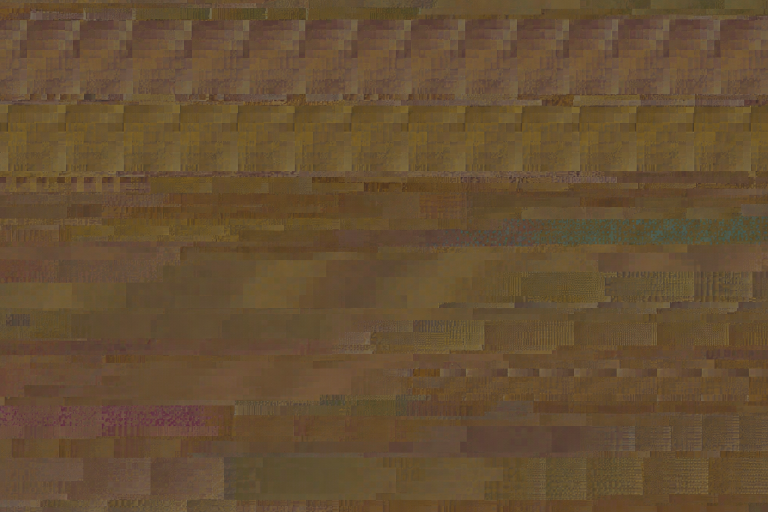
#> input picture tools/visitor-ui/room-proto/gen/eyeglitch-a1.png, 1536 x 1024 px (shown at 1/2 size); its folder holds 3 pictures in this run
$ python make-eye-glitch.py
#> lines starting #> are read from the running program, lines starting #| are printed output that depends on the picture
# -*- coding: utf-8 -*-
"""目より上の乱れの材料を、舞台が読む形へ焼く。

gen/eyeglitch-{a,b,c}1.png（Codex に描かせた「壊れた画像データ」の絵）→ layers/eyeglitch-{a,b,c}.jpg

絵の形は変えない。変えるのは明るさの幅と色だけ:
- 生成された絵は明暗の幅が狭く（輝度の 2%点〜98%点が 0.26〜0.36）、焦げ茶一色で、博士の肌と同じ色に見える。
  肌と読めないように彩度を落として灰へ寄せ、明暗の幅を広げる
- 黒い面は作らない（下限を LO で止める）。光って見えないように上限を HI で止める

使い方: py -3.11 tools/visitor-ui/room-proto/make-eye-glitch.py
"""
import io
import os
import sys

import numpy as np
from PIL import Image

HERE = os.path.dirname(os.path.abspath(__file__))
LO, HI = 0.08, 0.44          # 焼いた後の輝度の 2%点と 98%点
KEEP_CHROMA = 0.5            # 元の色みを残す割合
TINT = (0.97, 1.00, 0.98)    # ほぼ無彩の灰（肌の橙にも、発光する色にも寄せない）
ACCENT = 1.5                 # 差し色（青緑・赤紫）の粒は元の彩度を保つ側へ戻す


def bake(name):
#> called with name = 'a'
    src = os.path.join(HERE, 'gen', f'eyeglitch-{name}1.png')
    a = np.asarray(Image.open(src).convert('RGB')).astype(np.float32) / 255.0
    lum = a @ np.array([0.299, 0.587, 0.114], dtype=np.float32)
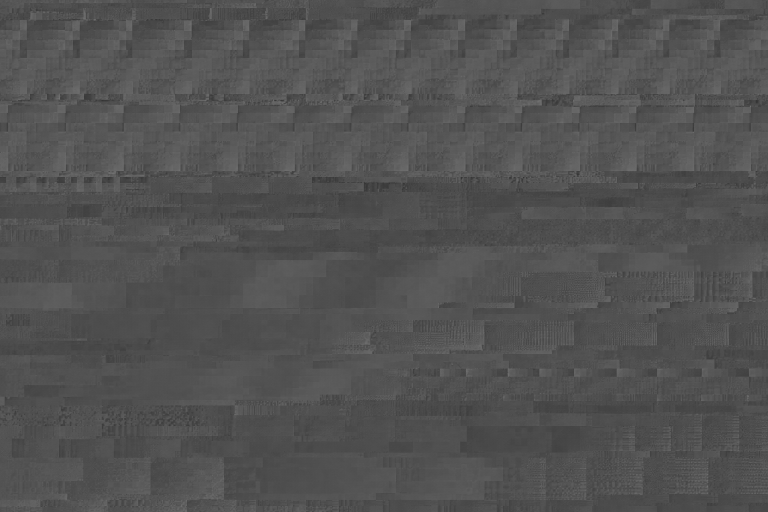
#> lum: shape (1024, 1536) float32 (shown at 1/2 size); min 0.174, max 0.487, mean 0.324
    p2, p98 = np.percentile(lum, [2, 98])
#> p2 = 0.272; p98 = 0.386
    out_l = LO + (lum - p2) / max(1e-4, p98 - p2) * (HI - LO)
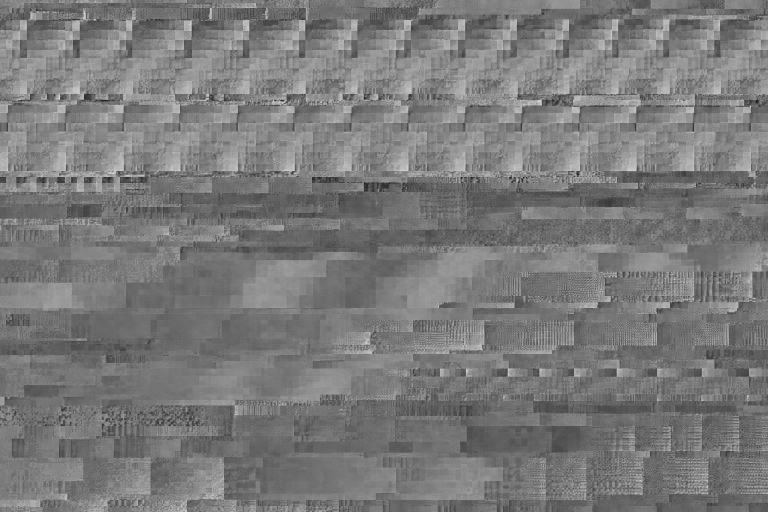
#> out_l: shape (1024, 1536) float32 (shown at 1/2 size); min -0.228, max 0.758, mean 0.244; drawn with min black and max white
    out_l = np.clip(out_l, LO * 0.75, HI * 1.18)
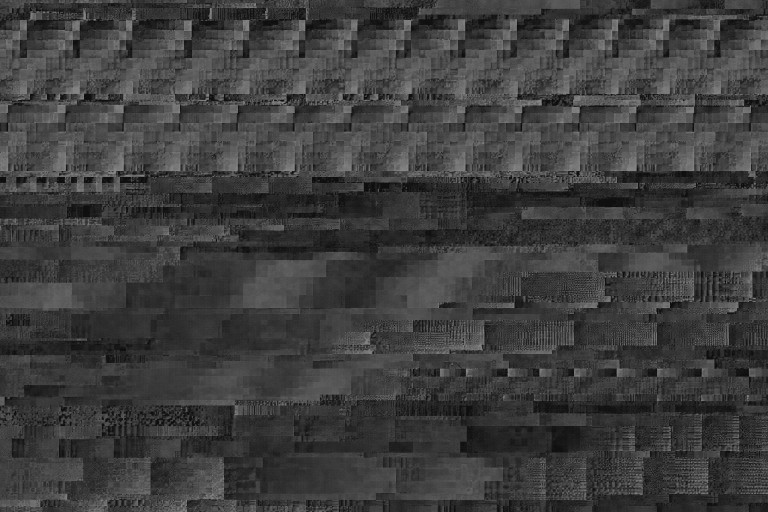
#> out_l: shape (1024, 1536) float32 (shown at 1/2 size); min 0.06, max 0.519, mean 0.244
    chroma = a - lum[..., None]
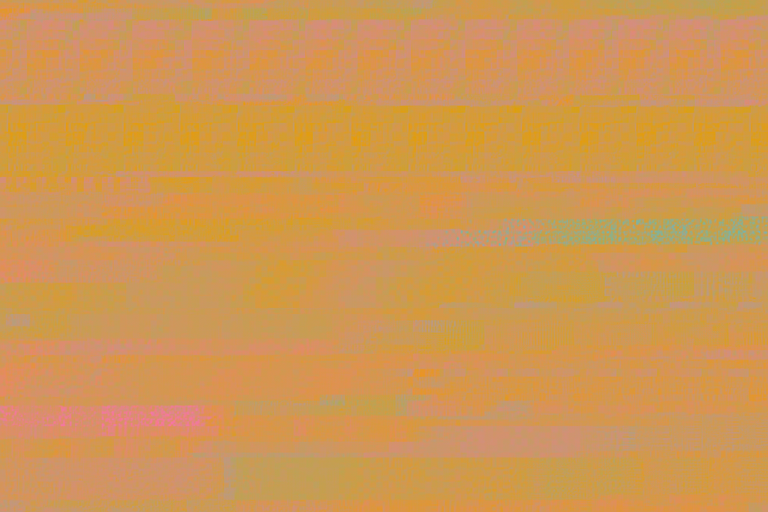
#> chroma: shape (1024, 1536, 3) float32 (shown at 1/2 size); mean R, G, B 0.0754, -0.0147, -0.122; drawn with min black and max white
    # 地の焦げ茶（赤 > 緑 > 青）は落とし、青緑と赤紫の粒（青が緑か赤を上回る画素）は残す
    accent = np.clip((a[..., 2] - np.minimum(a[..., 0], a[..., 1])) * 12, 0, 1)[..., None]
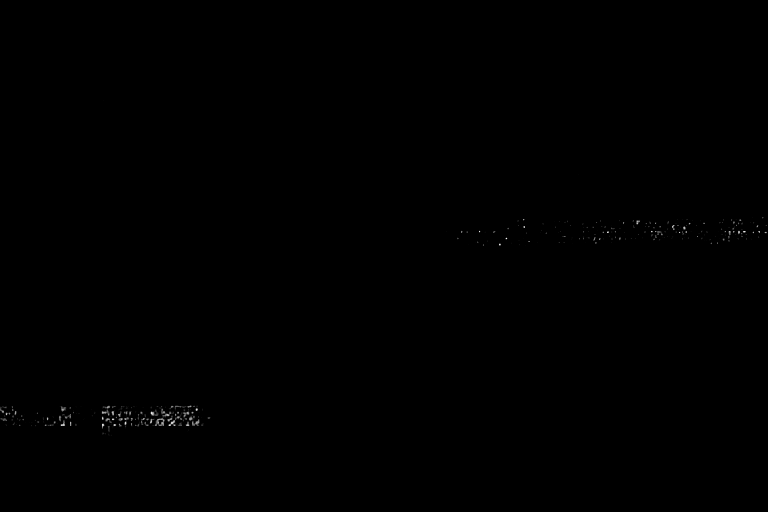
#> accent: shape (1024, 1536, 1) float32 (shown at 1/2 size); min 0, max 1, mean 0.00104
    keep = KEEP_CHROMA + (ACCENT - KEEP_CHROMA) * accent
    gain = (out_l / np.maximum(lum, 1e-3))[..., None]
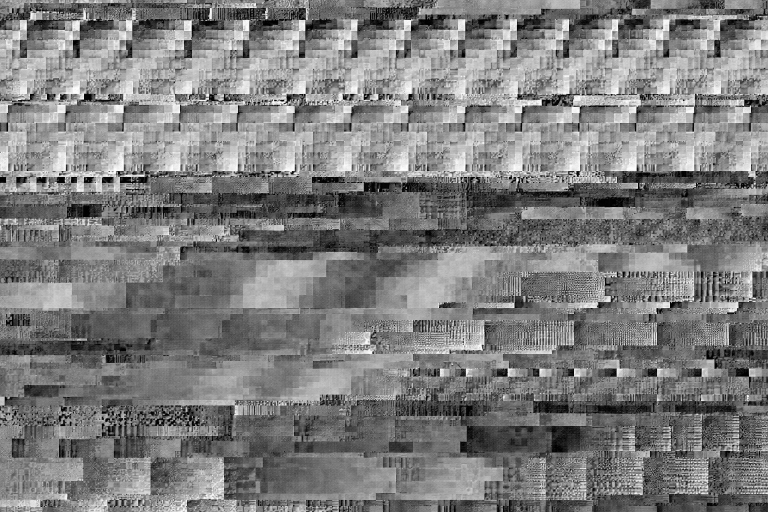
#> gain: shape (1024, 1536, 1) float32 (shown at 1/2 size); min 0.226, max 1.26, mean 0.737; drawn with min black and max white
    rgb = out_l[..., None] * np.array(TINT, dtype=np.float32) * (1 - accent) + out_l[..., None] * accent + chroma * keep * gain
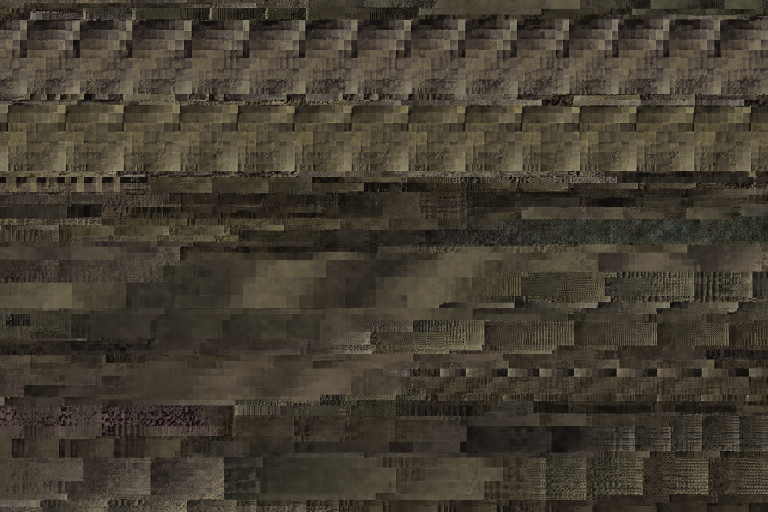
#> rgb: shape (1024, 1536, 3) float32 (shown at 1/2 size); mean R, G, B 0.265, 0.239, 0.193
    rgb = np.clip(rgb, 0, 1)
    dst = os.path.join(HERE, 'layers', f'eyeglitch-{name}.jpg')
    tmp = dst + '.tmp'
    Image.fromarray((rgb * 255 + 0.5).astype(np.uint8)).save(tmp, format='JPEG', quality=90)
    os.replace(tmp, dst)
    l2 = rgb @ np.array([0.299, 0.587, 0.114], dtype=np.float32)
    q = np.percentile(l2, [2, 50, 98])
#> q = [0.0791, 0.235, 0.435]
    print(f'{name}: {rgb.shape[1]}x{rgb.shape[0]} mean={rgb.reshape(-1, 3).mean(0).round(3).tolist()} lum p2/p50/p98={q.round(3).tolist()}')


if __name__ == '__main__':
    sys.stdout = io.TextIOWrapper(sys.stdout.buffer, encoding='utf-8')
    for n in 'abc':
        bake(n)
#> pass 2 of the loop `for n in 'abc':`:
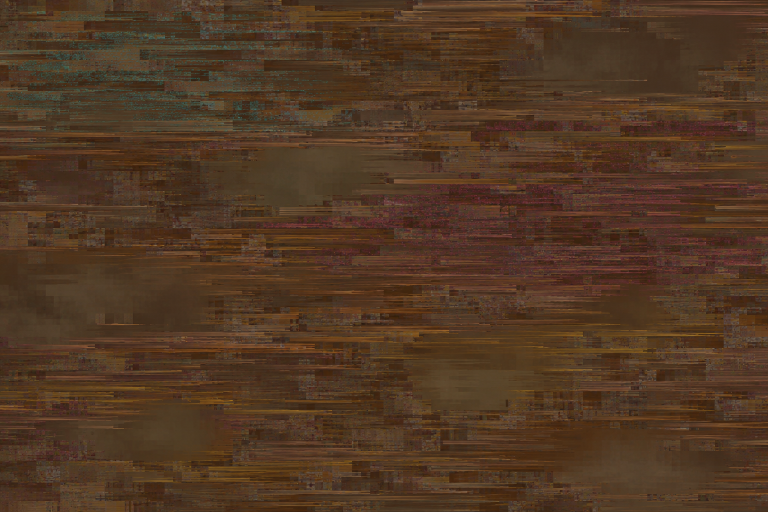
#> input picture tools/visitor-ui/room-proto/gen/eyeglitch-b1.png, 1536 x 1024 px (shown at 1/2 size)
#> in bake (call 2), `lum = a @ np.array([0.299, 0.587, 0.114], dtype=np.float32)`:
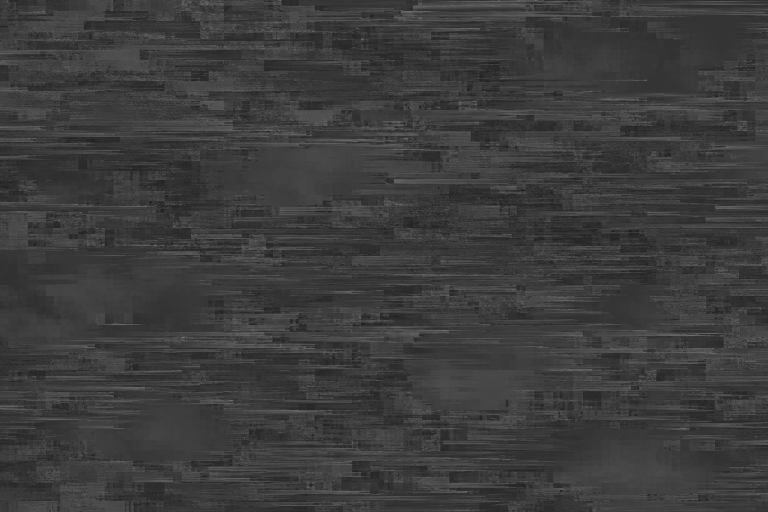
#> lum: shape (1024, 1536) float32 (shown at 1/2 size); min 0.0875, max 0.502, mean 0.239
#> p2 = 0.166; p98 = 0.339
#> in bake (call 2), `rgb = out_l[..., None] * np.array(TINT, dtype=np.float32) * (1 - accen..`:
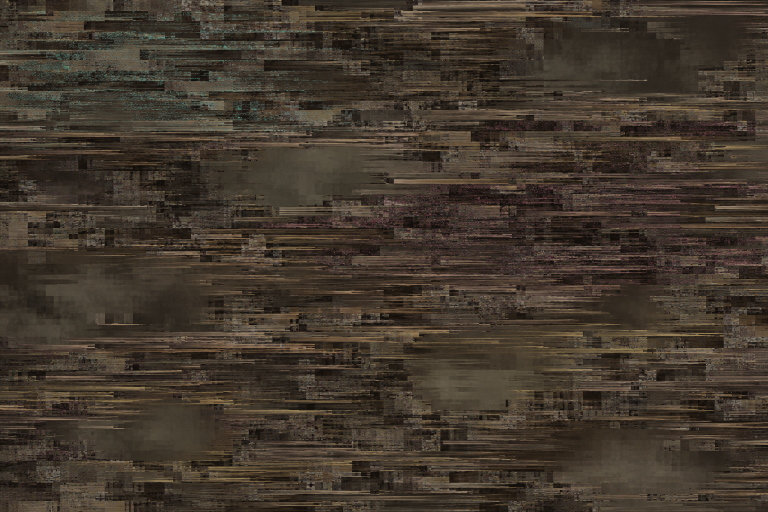
#> rgb: shape (1024, 1536, 3) float32 (shown at 1/2 size); mean R, G, B 0.261, 0.222, 0.179
#> q = [0.0791, 0.22, 0.435]
#> pass 3 of the loop `for n in 'abc':`:
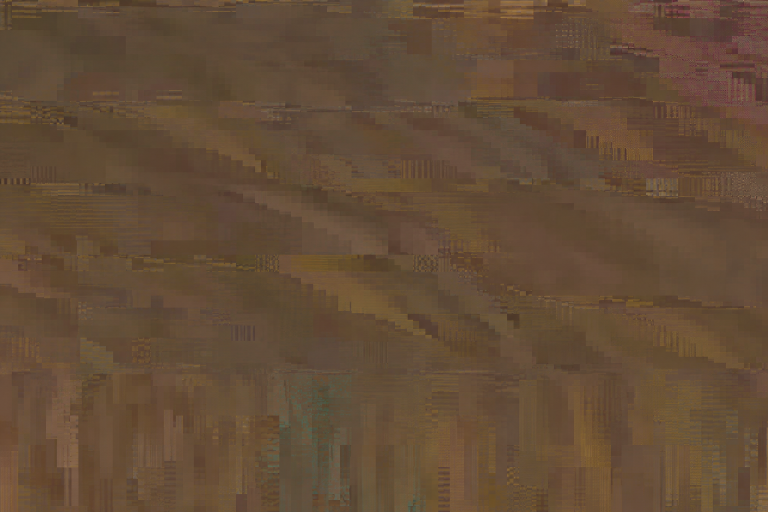
#> input picture tools/visitor-ui/room-proto/gen/eyeglitch-c1.png, 1536 x 1024 px (shown at 1/2 size)
#> in bake (call 3), `lum = a @ np.array([0.299, 0.587, 0.114], dtype=np.float32)`:
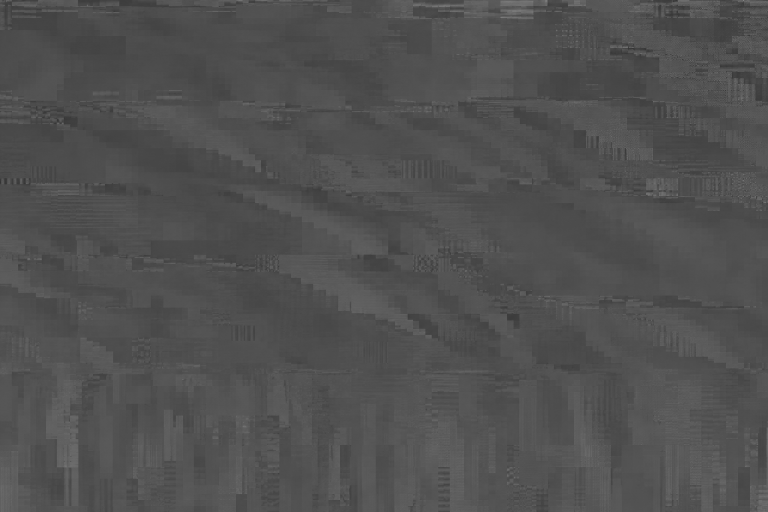
#> lum: shape (1024, 1536) float32 (shown at 1/2 size); min 0.171, max 0.533, mean 0.318
#> p2 = 0.272; p98 = 0.376
#> in bake (call 3), `rgb = out_l[..., None] * np.array(TINT, dtype=np.float32) * (1 - accen..`:
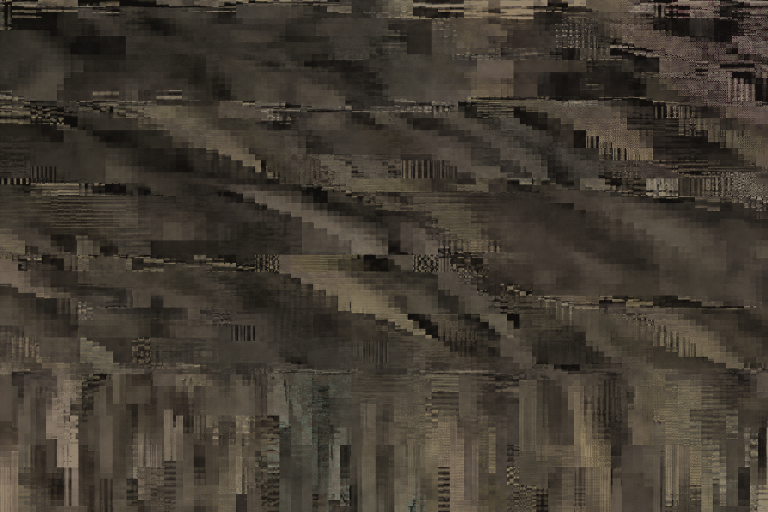
#> rgb: shape (1024, 1536, 3) float32 (shown at 1/2 size); mean R, G, B 0.261, 0.234, 0.197
#> q = [0.0791, 0.232, 0.435]
